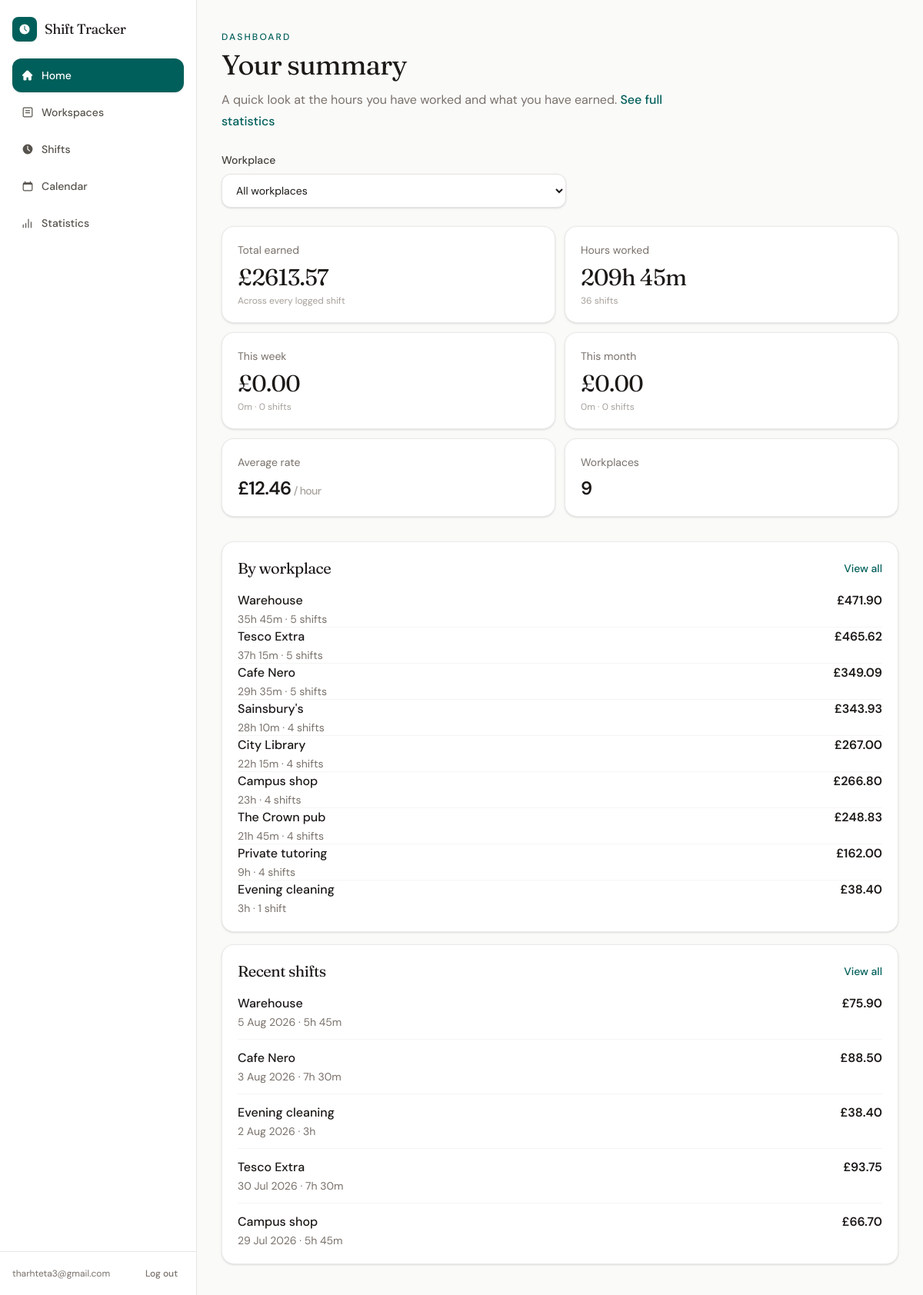
The page / (signed in) on the database its author committed.
### workspaces/models.py (models this page shows, shortened)
class Workplace(models.Model):
    user = models.ForeignKey(
        settings.AUTH_USER_MODEL,
        on_delete=models.CASCADE,
        related_name="workplaces",
    )
    name = models.CharField(max_length=100)
    hourly_rate = models.DecimalField(
        max_digits=6,
        decimal_places=2,
    )
    is_active = models.BooleanField(default=True)
    created_at = models.DateTimeField(auto_now_add=True)
    updated_at = models.DateTimeField(auto_now=True)

### shifts/models.py (models this page shows, shortened)
class Shift(models.Model):
    user = models.ForeignKey(
        settings.AUTH_USER_MODEL,
        on_delete=models.CASCADE,
        related_name="shifts",
    )
    workplace = models.ForeignKey(
        Workplace,
        on_delete=models.PROTECT,
        related_name="shifts",
    )
    date = models.DateField()
    start_time = models.TimeField()
    end_time = models.TimeField()
    break_minutes = models.PositiveIntegerField(default=0)
    hourly_rate_at_time = models.DecimalField(
        max_digits=6,
        decimal_places=2,
    )
    notes = models.TextField(
        blank=True,
    )
    created_at = models.DateTimeField(auto_now_add=True)
    updated_at = models.DateTimeField(auto_now=True)
    def duration_minutes(self):
        start = datetime.combine(
            self.date,
            self.start_time,
        )
        end = datetime.combine(
            self.date,
            self.end_time,
        )
        if end <= start:
            end += timedelta(days=1)
        total_minutes = int(
            (end - start).total_seconds() / 60
        )
        return total_minutes - self.break_minutes
    def duration_hours(self):
        return Decimal(self.duration_minutes()) / Decimal("60")
    def duration_display(self):
        minutes = max(self.duration_minutes(), 0)
        hours, remaining = divmod(minutes, 60)
        if hours and remaining:
            return f"{hours}h {remaining}m"
        if hours:
            return f"{hours}h"
        return f"{remaining}m"
    def estimated_earnings(self):
        return (
            self.duration_hours()
            * self.hourly_rate_at_time
        ).quantize(Decimal("0.01"))

### shifts/views.py (the view)
# urls.py: 2. Add a URL to urlpatterns:  path('', views.home, name='home')
@login_required
def home(request):
    try:
        workplace = _dashboard_workplace(request)
        context = {"stats": dashboard_stats(request.user, workplace=workplace)}
        template = (
            "shifts/partials/dashboard.html"
            if request.headers.get("HX-Request")
            else "shifts/home.html"
        )
        return render(request, template, context)
    except Exception:
        messages.error(request, "Could not load the dashboard.")
        template = (
            "shifts/partials/dashboard.html"
            if request.headers.get("HX-Request")
            else "shifts/home.html"
        )
        return render(
            request,
            template,
            {"stats": empty_dashboard_stats()},
        )

### shifts/services.py (called while the page is built)
def format_minutes(minutes):
    minutes = max(int(minutes), 0)
    hours, remaining = divmod(minutes, 60)
    if hours and remaining:
        return f"{hours}h {remaining}m"
    if hours:
        return f"{hours}h"
    return f"{remaining}m"

def _empty_summary():
    return {
        "count": 0,
        "minutes": 0,
        "hours_display": format_minutes(0),
        "pay": Decimal("0.00"),
    }

def summarize_shifts(shifts):
    summary = _empty_summary()
    for shift in shifts:
        minutes = max(shift.duration_minutes(), 0)
        summary["count"] += 1
        summary["minutes"] += minutes
        summary["pay"] += shift.estimated_earnings()
    summary["hours_display"] = format_minutes(summary["minutes"])
    summary["pay"] = summary["pay"].quantize(Decimal("0.01"))
    return summary

def workplace_breakdown(shifts):
    grouped = defaultdict(
        lambda: {
            "id": None,
            "name": "",
            "color_key": "teal",
            "count": 0,
            "minutes": 0,
            "pay": Decimal("0.00"),
        }
    )
    for shift in shifts:
        row = grouped[shift.workplace_id]
        row["id"] = shift.workplace_id
        row["name"] = shift.workplace.name
        row["color_key"] = workplace_color_key(shift.workplace_id)
        row["count"] += 1
        row["minutes"] += max(shift.duration_minutes(), 0)
        row["pay"] += shift.estimated_earnings()
    results = []
    for row in grouped.values():
        row["hours_display"] = format_minutes(row["minutes"])
        row["pay"] = row["pay"].quantize(Decimal("0.01"))
        results.append(row)
    results.sort(key=lambda item: item["pay"], reverse=True)
    return results

### shifts/views.py (called while the page is built)
def _dashboard_workplace(request):
    workplace_id = request.GET.get("workplace")
    if not workplace_id:
        return None
    try:
        return Workplace.objects.get(pk=workplace_id, user=request.user)
    except (Workplace.DoesNotExist, ValueError, TypeError):
        return None

### workspaces/colors.py (called while the page is built)
def workplace_color_key(workplace_id):
    if not workplace_id:
        return WORKPLACE_COLOR_KEYS[0]
    return WORKPLACE_COLOR_KEYS[workplace_id % len(WORKPLACE_COLOR_KEYS)]

### shifts/templates/shifts/home.html (shortened to what this page needs)
{% extends "app.html" %}
{% block app_content %}
<div class="px-4 py-6 sm:px-8 sm:py-10">
    <p class="text-xs font-medium uppercase tracking-[0.18em] text-teal-800">Dashboard</p>
    <h1 class="mt-2 font-serif text-3xl tracking-tight text-stone-900 sm:text-4xl">Your summary</h1>
    <p class="mt-3 max-w-xl text-base leading-7 text-stone-500">
        A quick look at the hours you have worked and what you have earned.
        <a href="{% url 'shift_statistics' %}" class="font-medium text-teal-800 hover:underline">See full statistics</a>
    </p>
    <div id="dashboard-root" class="mt-6">
        {% include "shifts/partials/dashboard.html" %}
    </div>
</div>
{% endblock %}

### templates/app.html (shortened to what this page needs)
{% extends "base.html" %}
{% block content %}
<div id="app-shell" class="flex min-h-screen md:flex-row">
    <aside
        id="app-sidebar"
        class="fixed inset-y-0 left-0 z-50 flex w-72 max-w-[85vw] -translate-x-full flex-col border-r border-stone-200 bg-white transition-transform duration-200 md:static md:z-auto md:w-64 md:max-w-none md:translate-x-0"
    >
        <div class="flex items-center justify-between gap-3 px-4 py-3 md:py-4">
            <a href="{% url 'home' %}" class="flex min-h-11 items-center gap-2.5 text-stone-900">
                <span class="flex size-8 items-center justify-center rounded-lg bg-teal-800 text-white shadow-sm">
                </span>
                <span class="font-serif text-lg tracking-tight">Shift Tracker</span>
            </a>
        </div>
        <nav class="flex flex-1 flex-col gap-1 overflow-y-auto px-3 pb-3 md:px-4">
            <a
                href="{% url 'home' %}"
                class="flex min-h-11 items-center gap-2.5 rounded-xl px-3 text-sm font-medium transition {% if request.resolver_match.url_name == 'home' %}bg-teal-800 text-white shadow-sm{% else %}text-stone-600 hover:bg-stone-100 hover:text-stone-900{% endif %}"
            >
                Home
            </a>
            <a
                href="{% url 'workplace_list' %}"
                class="flex min-h-11 items-center gap-2.5 rounded-xl px-3 text-sm font-medium transition {% if request.resolver_match.url_name == 'workplace_list' %}bg-teal-800 text-white shadow-sm{% else %}text-stone-600 hover:bg-stone-100 hover:text-stone-900{% endif %}"
            >
                Workspaces
            </a>
            <a
                href="{% url 'shift_list' %}"
                class="flex min-h-11 items-center gap-2.5 rounded-xl px-3 text-sm font-medium transition {% if request.resolver_match.url_name == 'shift_list' %}bg-teal-800 text-white shadow-sm{% else %}text-stone-600 hover:bg-stone-100 hover:text-stone-900{% endif %}"
            >
                <svg xmlns="http://www.w3.org/2000/svg" viewBox="0 0 20 20" fill="currentColor" class="size-4">
                    <path fill-rule="evenodd" d="M10 18a8 8 0 1 0 0-16 8 8 0 0 0 0 16Zm.75-13a.75.75 0 0 0-1.5 0v5c0 .192.078.384.22.53l3 2.75a.75.75 0 0 0 1.06-1.06l-2.78-2.547V5Z" clip-rule="evenodd" />
                </svg>
                Shifts
            </a>
            <a
                href="{% url 'shift_calendar' %}"
                class="flex min-h-11 items-center gap-2.5 rounded-xl px-3 text-sm font-medium transition {% if request.resolver_match.url_name == 'shift_calendar' %}bg-teal-800 text-white shadow-sm{% else %}text-stone-600 hover:bg-stone-100 hover:text-stone-900{% endif %}"
            >
                Calendar
            </a>
            <a
                href="{% url 'shift_statistics' %}"
                class="flex min-h-11 items-center gap-2.5 rounded-xl px-3 text-sm font-medium transition {% if request.resolver_match.url_name == 'shift_statistics' %}bg-teal-800 text-white shadow-sm{% else %}text-stone-600 hover:bg-stone-100 hover:text-stone-900{% endif %}"
            >
                Statistics
            </a>
        </nav>
        <div class="mt-auto flex items-center justify-between gap-2 border-t border-stone-200 px-4 py-4">
            <span class="truncate text-xs text-stone-500">{{ user.email }}</span>
            <a
                href="{% url 'account_logout' %}"
                class="shrink-0 rounded-lg px-2 py-1 text-xs font-medium text-stone-500 transition hover:bg-stone-100 hover:text-stone-900"
            >
                Log out
            </a>
        </div>
    </aside>
    <div class="flex min-w-0 flex-1 flex-col">
        <div class="min-w-0 flex-1">
            {% block app_content %}{% endblock %}
        </div>
    </div>
</div>
{% endblock %}

### shifts/templates/shifts/partials/dashboard.html (shortened to what this page needs)
<div class="form-control max-w-md">
    <label for="dashboard-workplace" class="text-sm font-medium text-stone-700">Workplace</label>
    <select
        id="dashboard-workplace"
        name="workplace"
        hx-get="{% url 'home' %}"
        hx-target="#dashboard-root"
        hx-swap="innerHTML"
        hx-push-url="true"
        hx-include="this"
        class="mt-1.5"
    >
        <option value="" {% if not stats.selected_workplace %}selected{% endif %}>
            All workplaces
        </option>
    </select>
</div>
<div class="mt-6 grid gap-3 sm:grid-cols-2 xl:grid-cols-4">
    <div class="rounded-2xl border border-stone-200/80 bg-white p-5 shadow-sm">
        <p class="text-sm text-stone-500">Total earned</p>
        <p class="mt-2 font-serif text-3xl tracking-tight text-stone-900">£{{ stats.all_time.pay }}</p>
        <p class="mt-1 text-xs text-stone-400">
            {% if stats.selected_workplace %}
                At {{ stats.selected_workplace.name }}
            {% else %}
                Across every logged shift
            {% endif %}
        </p>
    </div>
    <div class="rounded-2xl border border-stone-200/80 bg-white p-5 shadow-sm">
        <p class="text-sm text-stone-500">Hours worked</p>
        <p class="mt-2 font-serif text-3xl tracking-tight text-stone-900">{{ stats.all_time.hours_display }}</p>
        <p class="mt-1 text-xs text-stone-400">{{ stats.all_time.count }} shift{{ stats.all_time.count|pluralize }}</p>
    </div>
    <div class="rounded-2xl border border-stone-200/80 bg-white p-5 shadow-sm">
        <p class="text-sm text-stone-500">This week</p>
        <p class="mt-2 font-serif text-3xl tracking-tight text-stone-900">£{{ stats.week.pay }}</p>
        <p class="mt-1 text-xs text-stone-400">{{ stats.week.hours_display }} · {{ stats.week.count }} shift{{ stats.week.count|pluralize }}</p>
    </div>
    <div class="rounded-2xl border border-stone-200/80 bg-white p-5 shadow-sm">
        <p class="text-sm text-stone-500">This month</p>
        <p class="mt-2 font-serif text-3xl tracking-tight text-stone-900">£{{ stats.month.pay }}</p>
        <p class="mt-1 text-xs text-stone-400">{{ stats.month.hours_display }} · {{ stats.month.count }} shift{{ stats.month.count|pluralize }}</p>
    </div>
</div>
<div class="mt-3 grid gap-3 sm:grid-cols-2">
    <div class="rounded-2xl border border-stone-200/80 bg-white p-5 shadow-sm">
        <p class="text-sm text-stone-500">Average rate</p>
        <p class="mt-2 text-2xl font-semibold tracking-tight text-stone-900">£{{ stats.average_rate }}<span class="text-sm font-medium text-stone-400"> / hour</span></p>
    </div>
    <div class="rounded-2xl border border-stone-200/80 bg-white p-5 shadow-sm">
        <p class="text-sm text-stone-500">{% if stats.selected_workplace %}Workplace{% else %}Workplaces{% endif %}</p>
        <p class="mt-2 truncate text-2xl font-semibold tracking-tight text-stone-900">
            {% if stats.selected_workplace %}
                {{ stats.selected_workplace.name }}
            {% else %}
                {{ stats.workplace_count }}
            {% endif %}
        </p>
    </div>
</div>
{% if stats.has_shifts %}
    <div class="mt-8 grid gap-4 xl:grid-cols-2">
        {% if not stats.selected_workplace %}
            <section class="rounded-2xl border border-stone-200/80 bg-white p-5 shadow-sm">
                <div class="flex items-center justify-between gap-3">
                    <h2 class="font-serif text-xl tracking-tight text-stone-900">By workplace</h2>
                    <a href="{% url 'workplace_list' %}" class="text-sm font-medium text-teal-800 hover:underline">View all</a>
                </div>
                <ul class="mt-4 divide-y divide-stone-100">
                    {% for workplace in stats.by_workplace %}
                        <li>
                            <a
                                href="{% url 'home' %}?workplace={{ workplace.id }}"
                                hx-get="{% url 'home' %}?workplace={{ workplace.id }}"
                                hx-target="#dashboard-root"
                                hx-swap="innerHTML"
                                hx-push-url="true"
                                class="flex items-start justify-between gap-3 py-3 first:pt-0 last:pb-0 hover:text-teal-800"
                            >
                                <div class="min-w-0">
                                    <p class="truncate font-medium text-stone-900">{{ workplace.name }}</p>
                                    <p class="mt-0.5 text-sm text-stone-500">
                                        {{ workplace.hours_display }} · {{ workplace.count }} shift{{ workplace.count|pluralize }}
                                    </p>
                                </div>
                                <p class="shrink-0 font-semibold text-stone-900">£{{ workplace.pay }}</p>
                            </a>
                        </li>
                    {% endfor %}
                </ul>
            </section>
        {% endif %}
        <section class="rounded-2xl border border-stone-200/80 bg-white p-5 shadow-sm {% if stats.selected_workplace %}xl:col-span-2{% endif %}">
            <div class="flex items-center justify-between gap-3">
                <h2 class="font-serif text-xl tracking-tight text-stone-900">Recent shifts</h2>
                <a href="{% url 'shift_list' %}" class="text-sm font-medium text-teal-800 hover:underline">View all</a>
            </div>
            <ul class="mt-4 divide-y divide-stone-100">
                {% for shift in stats.recent_shifts %}
                    <li class="flex items-start justify-between gap-3 py-3 first:pt-0 last:pb-0">
                        <div class="min-w-0">
                            <p class="truncate font-medium text-stone-900">{{ shift.workplace.name }}</p>
                            <p class="mt-0.5 text-sm text-stone-500">
                                {{ shift.date }} · {{ shift.duration_display }}
                            </p>
                        </div>
                        <p class="shrink-0 font-semibold text-stone-900">£{{ shift.estimated_earnings }}</p>
                    </li>
                {% endfor %}
            </ul>
        </section>
    </div>
{% endif %}

### rows shown on the page
Workplace: name "Warehouse"
Workplace: name "Tesco Extra"
Workplace: name "Cafe Nero"
Workplace: name "Sainsbury's"
Workplace: name "City Library"
Workplace: name "Campus shop"
Workplace: name "The Crown pub"
Workplace: name "Private tutoring"
Workplace: name "Evening cleaning"
Shift: workplace.name "Warehouse", date "5 Aug 2026", duration_display "5h 45m", estimated_earnings "75.90"
Shift: workplace.name "Cafe Nero", date "3 Aug 2026", duration_display "7h 30m", estimated_earnings "88.50"
Shift: workplace.name "Evening cleaning", date "2 Aug 2026", duration_display "3h", estimated_earnings "38.40"
Shift: workplace.name "Tesco Extra", date "30 Jul 2026", duration_display "7h 30m", estimated_earnings "93.75"
Shift: workplace.name "Campus shop", date "29 Jul 2026", duration_display "5h 45m", estimated_earnings "66.70"

### other values the page prints
{{ user.email }} "tharhteta3@gmail.com"
{{ stats.all_time.pay }} "2613.57"
{{ stats.all_time.hours_display }} "209h 45m"
{{ stats.all_time.count }} "36"
{{ stats.week.pay }} "0.00"
{{ stats.week.hours_display }} "0m"
{{ stats.week.count }} "0"
{{ stats.month.pay }} "0.00"
{{ stats.month.hours_display }} "0m"
{{ stats.month.count }} "0"
{{ stats.average_rate }} "12.46"
{{ stats.workplace_count }} "9"
{{ workplace.hours_display }} "35h 45m" "37h 15m" "29h 35m" "28h 10m" "22h 15m" "23h" "21h 45m" "9h" "3h"
{{ workplace.count }} "5" "5" "5" "4" "4" "4" "4" "4" "1"
{{ workplace.pay }} "471.90" "465.62" "349.09" "343.93" "267.00" "266.80" "248.83" "162.00" "38.40"
